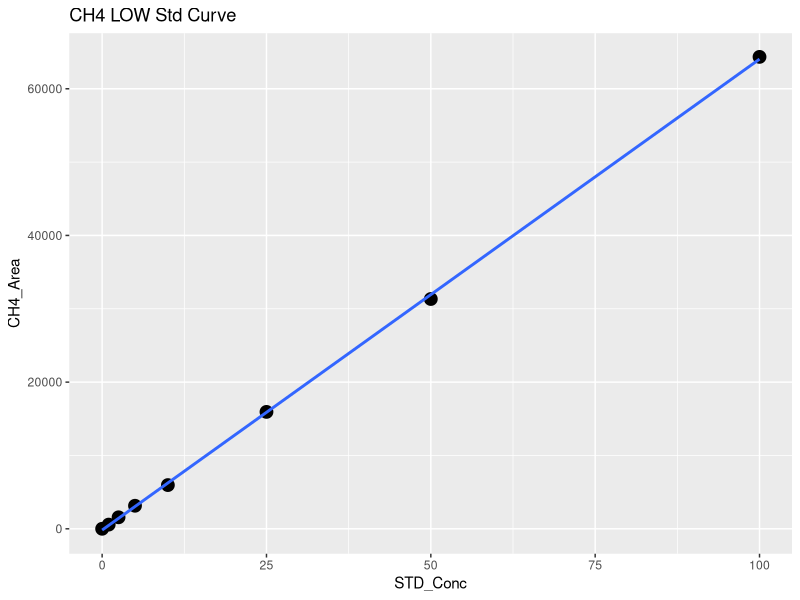
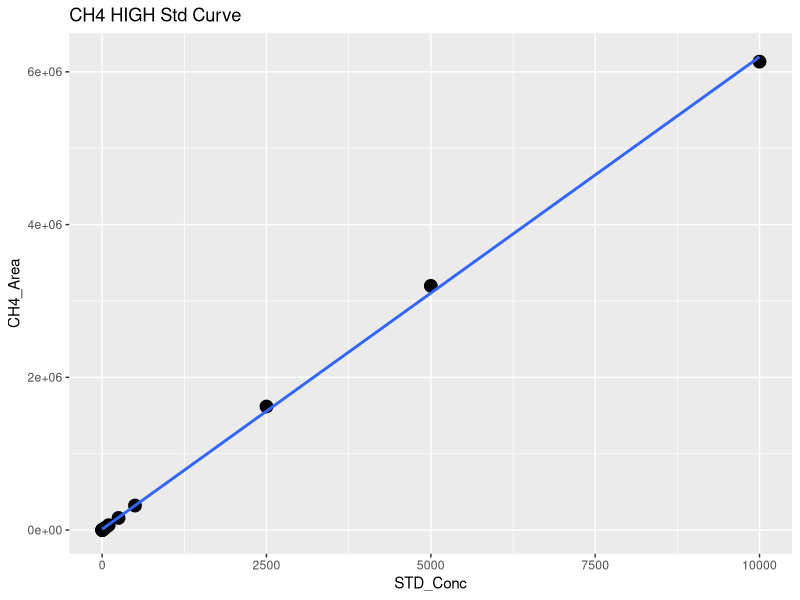
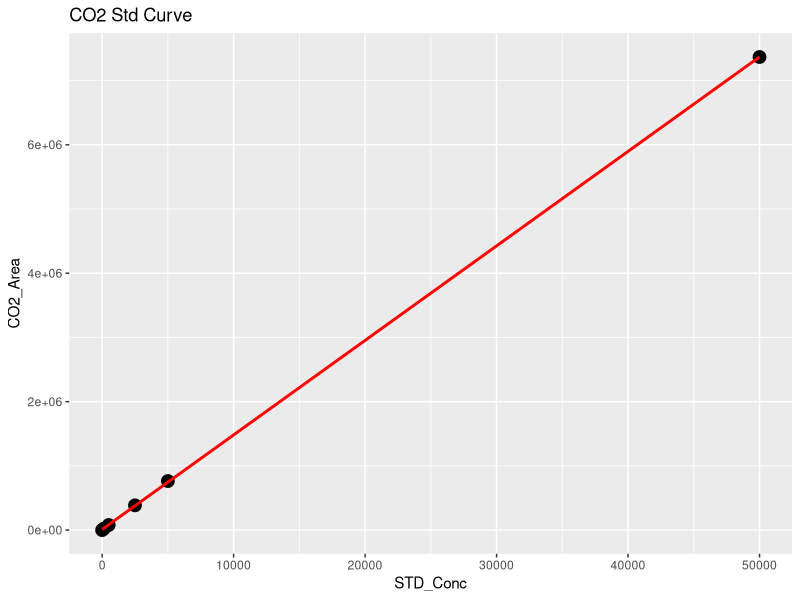
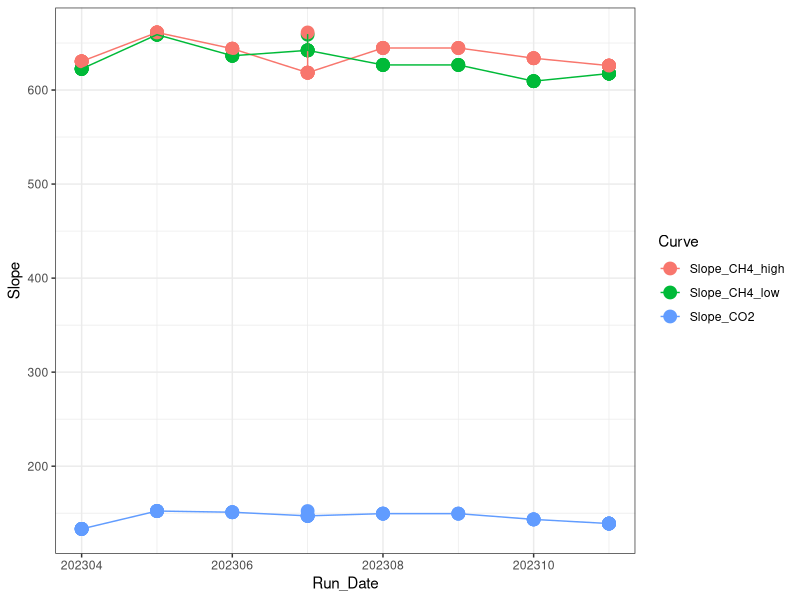

R code for these plots, in order: (Note: this script raises an error after producing the figures.)
## ---- chunk 1
library(dplyr)
library(ggplot2)
library(ggpubr)
library(stringr)
## ---- chunk 2

#Read in June Data 
raw <- read.csv("Raw Data/COMPASS_CBSYN_SGW_202307.csv")
head(raw)

#pull out methane standards
stds_ch4 <-  raw %>%  
  filter(str_detect(Sample_Type, "STD_CH4"))
#head(stds_ch4)

#split into high curve and low curve for CH4
stds_ch4_low <- stds_ch4  %>%  
  filter(!STD_Conc > 100)

#Low curve for CH4
CH4_Low <- ggplot(stds_ch4_low, aes(STD_Conc, CH4_Area)) + geom_point(size=4) + 
  geom_smooth(method = "lm", se = FALSE) + labs(title="CH4 LOW Std Curve")
CH4_Low

CH4_Low_lm <- lm(stds_ch4_low$CH4_Area ~ stds_ch4_low$STD_Conc)
summary(CH4_Low_lm)
cf <- coef(CH4_Low_lm)

#create data frame with 1 rows and 0 columns
Slope_CH4_low <- data.frame(matrix(ncol = 0, nrow = 1))
Slope_CH4_low$Curve <- "Slope_CH4_low"
Slope_CH4_low$R2 <- summary(CH4_Low_lm)$adj.r.squared
Slope_CH4_low$Slope <- cf[2]
Slope_CH4_low$Intercept <- cf[1]
#head(Slope_CH4_low)

#High curve for CH4
CH4_High <- ggplot(stds_ch4, aes(STD_Conc, CH4_Area)) + geom_point(size=4) + 
  geom_smooth(method = "lm", se = FALSE) + labs(title="CH4 HIGH Std Curve")
CH4_High

stds_ch4_lm <- lm(stds_ch4$CH4_Area ~ stds_ch4$STD_Conc)
summary(stds_ch4_lm)
cf <- coef(stds_ch4_lm)

#create data frame with 1 rows and 0 columns
Slope_CH4_high <- data.frame(matrix(ncol = 0, nrow = 1))
Slope_CH4_high$Curve <- "Slope_CH4_high"
Slope_CH4_high$R2 <- summary(stds_ch4_lm)$adj.r.squared
Slope_CH4_high$Slope <- cf[2]
Slope_CH4_high$Intercept <- cf[1]
#head(Slope_CH4_high)

#pull out co2 standards
stds_co2 <-  raw %>%  
  filter(str_detect(Sample_Type, "STD_CO2"))
#head(stds_co2)

#CO2 Curve
CO2_stds <- ggplot(stds_co2, aes(STD_Conc, CO2_Area)) + geom_point(size=4) + 
  geom_smooth(method = "lm", se = FALSE, color="red") + labs(title="CO2 Std Curve")
CO2_stds

stds_co2_lm <- lm(stds_co2$CO2_Area ~ stds_co2$STD_Conc)
summary(stds_co2_lm)
cf <- coef(stds_co2_lm)

#create data frame with 1 rows and 0 columns
Slope_CO2 <- data.frame(matrix(ncol = 0, nrow = 1))
Slope_CO2$Curve <- "Slope_CO2"
Slope_CO2$R2 <- summary(stds_co2_lm)$adj.r.squared
Slope_CO2$Slope <- cf[2]
Slope_CO2$Intercept <- cf[1]
#head(Slope_CO2)

#pull all the slopes together into one dataframe 
Slopes <- rbind(Slope_CH4_low, Slope_CH4_high, Slope_CO2)
#head(Slopes)

#needs changed each time #####
Slopes$Run_Date <- c(202307, 202307, 202307)

log <- read.csv("Raw Data/COMPASS_Varian_QAQC_2023.csv")
head(log)
log <- log[ ,-c(1)]
log <- rbind(log, Slopes)

Slopes_chk <- ggplot(log, aes(Run_Date, Slope, col=Curve)) + geom_point(size=4) + geom_line() + theme_bw()
Slopes_chk

write.csv(log, "Raw Data/COMPASS_Varian_QAQC_2023.csv")
## ---- chunk 3
#head(raw)

#pull out methane standards
Samples <-  raw %>%  
  filter(!str_detect(Sample_Type, "STD_CH4")) %>%  
  filter(!str_detect(Sample_Type, "STD_CO2")) %>%  
  filter(!str_detect(Sample_Type, "Blank")) %>%  
  filter(!str_detect(Sample_Type, "Chk_STD")) %>%  
   filter(!str_detect(Sample_Type, "CHKSTD")) %>%
  filter(!str_detect(Sample_Type, "NA"))
#head(Samples)

#Now flag any areas that are above the 100ppm area for CH4
Samples$CH4_Curve <- ifelse(Samples$CH4_Area >71000, "High", "Low")
#head(Samples)

#Calculate CH4 concentrations in ppm
Samples$CH4_Conc_ppm <- ifelse(Samples$CH4_Area >71000, (Samples$CH4_Area-Slope_CH4_high$Intercept)/Slope_CH4_high$Slope,                                       (Samples$CH4_Area-Slope_CH4_low$Intercept)/Slope_CH4_low$Slope )

#Calculate CO2 concentrations in ppm 
Samples$CO2_Conc_ppm <- ((Samples$CO2_Area-Slope_CO2$Intercept)/Slope_CO2$Slope) 

#head(Samples)

##########make flags for any dilutions needed 
#highest CH4 standard = 10000
#highest CO2 standard = 50000

Samples$CH4_Flag <- ifelse(Samples$CH4_Conc_ppm >10000, "Needs Dilution", "Within Range")
Samples$CO2_Flag <- ifelse(Samples$CO2_Conc_ppm >50000, "Needs Dilution", "Within Range")
#head(Samples)

## ---- chunk 4

chks <-  raw %>%  
  filter(!str_detect(Sample_Type, "STD_CH4")) %>%  
  filter(!str_detect(Sample_Type, "STD_CO2")) %>%  
  filter(!str_detect(Sample_Type, "Blank")) %>%  
  filter(!str_detect(Sample_Type, "Unknown")) %>%  
  filter(!str_detect(Sample_Type, "NA"))
#head(chks)

#Calculate CH4 concentrations in ppm
chks$CH4_Conc_ppm <- ifelse(chks$CH4_Area >71000, 
                      (chks$CH4_Area-Slope_CH4_high$Intercept)/Slope_CH4_high$Slope,                                       (chks$CH4_Area-Slope_CH4_low$Intercept)/Slope_CH4_low$Slope )

#Calculate CO2 concentrations in ppm 
chks$CO2_Conc_ppm <- ((chks$CO2_Area-Slope_CO2$Intercept)/Slope_CO2$Slope)



#change this if check standard concentrations are different 
level_ch4 <- 5      #ppm
level_co2 <- 1000   #ppm

#calculate percent difference of check standards 
chks$Ch4_diff <- ((chks$CH4_Conc_ppm - level_ch4)/((chks$CH4_Conc_ppm + level_ch4)/2)) * 100
chks$CH4_diff_flag <-  ifelse(chks$Ch4_diff <10, 'YES', 'NO, rerun')

chks$CO2_diff <- ((chks$CO2_Conc_ppm - level_co2)/((chks$CO2_Conc_ppm + level_co2)/2)) * 100
chks$CO2_diff_flag <-  ifelse(chks$CO2_diff <10, 'YES', 'NO, rerun')

#now plot the Ch4 concentrations and the CO2 concentrations vs. the expected concentration 
#then also make the color the percent difference between the expected and observed concentration 

ch4_chk <-  ggplot(data = chks, aes(x = Sample_ID, y = CH4_Conc_ppm, fill=CH4_diff_flag)) +
       geom_bar(stat = 'identity') + 
        scale_fill_manual(values=c("darkgreen", "darkgrey"))+
        #scale_fill_gradient2(low='red', mid='white', high='blue', space='Lab') + 
        theme_classic() + labs(x= " ", y="Percent Difference  (%)", title="Check Stds: CH4") + 
        theme(legend.position="bottom") +  geom_hline(yintercept=level_ch4, linetype="dashed", 
                color = "black", size=1)


co2_chk <-  ggplot(data = chks, aes(x = Sample_ID, y = CO2_Conc_ppm, fill=CO2_diff_flag)) +
       geom_bar(stat = 'identity') + 
        scale_fill_manual(values=c("darkgreen", "darkgrey"))+
        #scale_fill_gradient2(low='red', mid='white', high='blue', space='Lab') + 
        theme_classic() + labs(x= " ", y="Percent Difference  (%)", title="Check Stds: CO2") + 
        theme(legend.position="bottom") +  geom_hline(yintercept=level_co2, linetype="dashed", 
                color = "black", size=1)

ggarrange(ch4_chk, co2_chk, nrow=1, ncol=2)


## ---- chunk 5

#multiply the concentration by the dilution factor
Samples$CH4_Conc_ppm_dilcorr <- (Samples$CH4_Conc_ppm * Samples$Dilution_Factor)

Samples$CO2_Conc_ppm_dilcorr <- (Samples$CO2_Conc_ppm * Samples$Dilution_Factor)

#check results
#head(Samples)

#quick first look at the samples 
ch4_samples <-  ggplot(data = Samples, aes(x = Sample_ID, y = CH4_Conc_ppm, fill=CH4_Flag)) +
       geom_bar(stat = 'identity') + 
        scale_fill_manual(values=c("red","darkgreen"))+
        #scale_fill_gradient2(low='red', mid='white', high='blue', space='Lab') + 
        theme_classic() + labs(x= " ", y="CH4 (ppm)", title="CH4: Green = Within Range") + 
        theme(legend.position="none") 


co2_samples <-  ggplot(data = Samples, aes(x = Sample_ID, y = CO2_Conc_ppm, fill=CO2_Flag)) +
       geom_bar(stat = 'identity') + 
        scale_fill_manual(values=c( "darkgreen", "red"))+
        #scale_fill_gradient2(low='red', mid='white', high='blue', space='Lab') + 
        theme_classic() + labs(x= " ", y="CO2 (ppm)", title="CO2: Green = Within Range") + 
        theme(legend.position="none") 

ggarrange(ch4_samples, co2_samples, nrow=1, ncol=2)


## ---- chunk 6

# Convert ppm CH4 to total umol CH4 in the sample headspace
# use Ideal Gas Law:  
#   hdsp umol CH4 = ppm CH4*(PV/RT) 
#      P = 1 (pressure in atm)
#      R = 0.082 (gas constant)
#      V = 0.015 (gas syringe volume in L)
#      T = "TempC" column value in Kelvin (equilibration temperature)

#set the volume used for the sample
#volume = 0.02
#TempC <-  25 #I am assuming 25C not sure how we want to handle this

#Calculate CH4 concentrations in ppm
#Samples$CH4_Conc_umol <- ifelse(Samples$G_W == "W",
#                    ((Samples$CH4_Conc_ppm_dilcorr*((1*volume/1000)/(0.08206*(TempC+273.15))))/(volume/1000)),
#                    ((((Samples$CH4_Conc_ppm_dilcorr/1000))/16.04)*1000000  ))
#Samples$CO2_Conc_umol <- ifelse(Samples$G_W == "W",
#                    ((Samples$CO2_Conc_ppm_dilcorr*((1*volume/1000)/(0.08206*(TempC+273.15))))/(volume/1000)),
#                    ((((Samples$CO2_Conc_ppm_dilcorr/1000))/16.04)*1000000  ))

#do an if then statement (if it says water use this and if it says gas then use )
#Samples$hdsp_umol_CH4 <- (Samples$CH4_Conc_ppm_dilcorr*((1*volume/1000)/(0.08206*(TempC+273.15))))/(volume/1000)
#Samples$hdsp_umol_CO2 <- Samples$CO2_Conc_ppm_dilcorr*((1*volume/1000)/(0.08206*(TempC+273.15)))
# Convert headspace CH4 to dissolved umol/L Ch4 in sample
#Samples$pw_umol_CH4 <- Samples$hdsp_umol_CH4/(volume/1000)

#quick first look at the samples 
#ch4_samples1 <-  ggplot(data = Samples, aes(x = Sample_ID, y = CH4_Conc_umol, fill=G_W)) +
#       geom_bar(stat = 'identity') + 
 #       scale_fill_manual(values=c("darkgrey","darkblue"))+
        #scale_fill_gradient2(low='red', mid='white', high='blue', space='Lab') + 
 #       theme_classic() + labs(x= " ", y="CH4 (uM)", title="CH4: Blue = PW Sample") + 
 #       theme(legend.position="none") 


#co2_samples1 <-  ggplot(data = Samples, aes(x = Sample_ID, y = CO2_Conc_umol, fill=G_W)) +
 #      geom_bar(stat = 'identity') + 
#        scale_fill_manual(values=c("darkgrey","darkblue"))+
        #scale_fill_gradient2(low='red', mid='white', high='blue', space='Lab') + 
#        theme_classic() + labs(x= " ", y="CO2 (uM)", title="CO2: Blue = PW Sample") + 
#        theme(legend.position="none") 

#ggarrange(ch4_samples1, co2_samples1, nrow=1, ncol=2)

## ---- chunk 7
#check results
#head(Samples)

#pull out what we need 
Samples1 <- Samples[ ,c(1:3,6:9,17:20)]
#head(Samples1)

IDs <- data.frame(do.call('rbind', strsplit(as.character(Samples1$Sample_ID),'_',fixed=TRUE)))
colnames(IDs) <- c("Site" , "Zone", "Replicate", "Depth")
IDs$Depth1 <- ifelse(IDs$Depth == '10cm', '10', 
                 ifelse(IDs$Depth == '20cm', '20', 
                        ifelse(IDs$Depth == '45cm', '45', '0')))
head(IDs)

#rejoin them to the dataframe
alldat <- cbind(IDs, Samples1)
head(alldat)

write.csv(alldat, "Processed Data/COMPASS_CBSYN_SGW_202307_Processed.csv")
